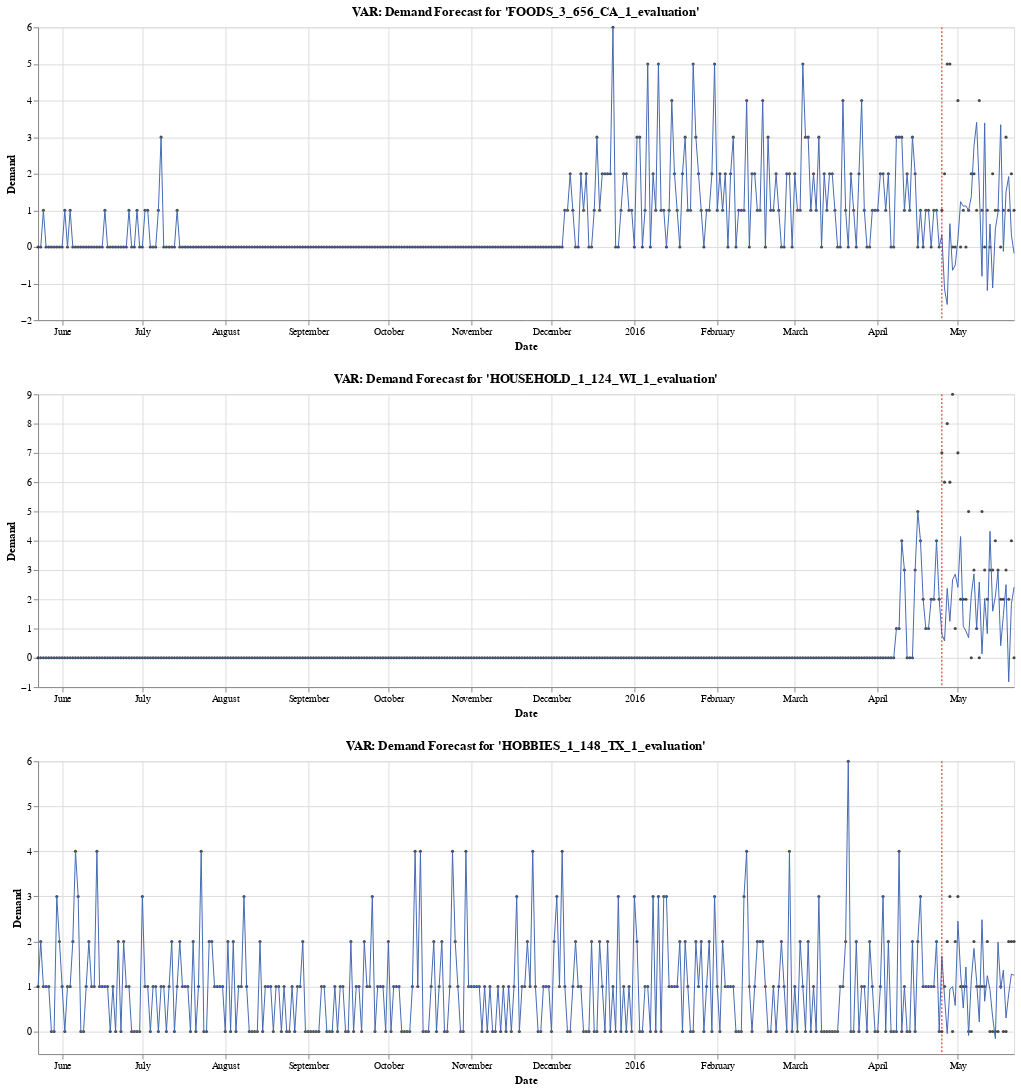

The cell this chart's notebook holds for it:
### Code cell
plot_indices = [2, 4, 8]
plots = []

for plot_index in plot_indices:
    plot_id = test_sampled_ids[plot_index]

    y = (df_train_eval[df_train_eval["id"] == plot_id].loc[:, date_names]).T
    y.columns = ["y"]
    y = calendar.merge(y, left_on="d", right_index=True)[["date", "y"]]
    y["time"] = pd.to_datetime(y["date"])

    source = y.merge(forecast[plot_id].to_dataframe(), how="left").drop(["date"], axis=1)

    p = plot_forecast(source, test_steps, plot_id=plot_id, model_name="VAR", start_date="2015-05-23")
    plots.append(p)
    
alt.VConcatChart(vconcat=plots)

### Figure 1 — Vega-Lite specification as saved in the notebook (floating-point values rounded to 4 significant figures; data arrays with more than 128 entries replaced by an {"elided": "..."} marker saying what was removed)
{"config": {"view": {"continuousWidth": 400, "continuousHeight": 300}}, "vconcat": [{"layer": [{"mark": {"type": "circle", "color": "#000000", "size": 10.0}, "encoding": {"tooltip": [{"type": "temporal", "field": "time"}, {"type": "quantitative", "field": "y"}], "x": {"type": "temporal", "axis": {"title": "Date"}, "field": "time"}, "y": {"type": "quantitative", "axis": {"title": "Demand"}, "field": "y"}}}, {"mark": {"type": "line", "color": "#4267B2", "size": 1.0}, "encoding": {"x": {"type": "temporal", "field": "time"}, "y": {"type": "quantitative", "field": "fcst"}}}, {"mark": {"type": "area", "color": "#4267B2", "opacity": 0.25}, "encoding": {"x": {"type": "temporal", "field": "time"}, "y": {"type": "quantitative", "field": "fcst_lower"}, "y2": {"field": "fcst_upper"}}}, {"data": {"name": "data-302bc33366dfe1498bc0394fc8325ea5"}, "mark": {"type": "rule", "color": "#FF0000", "size": 1.0, "strokeDash": [2, 2]}, "encoding": {"x": {"type": "temporal", "field": "time"}}}], "data": {"name": "data-55cc7016bdc53e64ac544f01fed8d7c3"}, "height": 300, "title": "VAR: Demand Forecast for 'FOODS_3_656_CA_1_evaluation'", "width": 1000}, {"layer": [{"mark": {"type": "circle", "color": "#000000", "size": 10.0}, "encoding": {"tooltip": [{"type": "temporal", "field": "time"}, {"type": "quantitative", "field": "y"}], "x": {"type": "temporal", "axis": {"title": "Date"}, "field": "time"}, "y": {"type": "quantitative", "axis": {"title": "Demand"}, "field": "y"}}}, {"mark": {"type": "line", "color": "#4267B2", "size": 1.0}, "encoding": {"x": {"type": "temporal", "field": "time"}, "y": {"type": "quantitative", "field": "fcst"}}}, {"mark": {"type": "area", "color": "#4267B2", "opacity": 0.25}, "encoding": {"x": {"type": "temporal", "field": "time"}, "y": {"type": "quantitative", "field": "fcst_lower"}, "y2": {"field": "fcst_upper"}}}, {"data": {"name": "data-302bc33366dfe1498bc0394fc8325ea5"}, "mark": {"type": "rule", "color": "#FF0000", "size": 1.0, "strokeDash": [2, 2]}, "encoding": {"x": {"type": "temporal", "field": "time"}}}], "data": {"name": "data-3412cdd3d99f07ee43557705cbe7b7a2"}, "height": 300, "title": "VAR: Demand Forecast for 'HOUSEHOLD_1_124_WI_1_evaluation'", "width": 1000}, {"layer": [{"mark": {"type": "circle", "color": "#000000", "size": 10.0}, "encoding": {"tooltip": [{"type": "temporal", "field": "time"}, {"type": "quantitative", "field": "y"}], "x": {"type": "temporal", "axis": {"title": "Date"}, "field": "time"}, "y": {"type": "quantitative", "axis": {"title": "Demand"}, "field": "y"}}}, {"mark": {"type": "line", "color": "#4267B2", "size": 1.0}, "encoding": {"x": {"type": "temporal", "field": "time"}, "y": {"type": "quantitative", "field": "fcst"}}}, {"mark": {"type": "area", "color": "#4267B2", "opacity": 0.25}, "encoding": {"x": {"type": "temporal", "field": "time"}, "y": {"type": "quantitative", "field": "fcst_lower"}, "y2": {"field": "fcst_upper"}}}, {"data": {"name": "data-302bc33366dfe1498bc0394fc8325ea5"}, "mark": {"type": "rule", "color": "#FF0000", "size": 1.0, "strokeDash": [2, 2]}, "encoding": {"x": {"type": "temporal", "field": "time"}}}], "data": {"name": "data-530c5e6d3a40247d12e358b0fb13cdca"}, "height": 300, "title": "VAR: Demand Forecast for 'HOBBIES_1_148_TX_1_evaluation'", "width": 1000}], "$schema": "https://vega.github.io/schema/vega-lite/v4.8.1.json", "datasets": {"data-55cc7016bdc53e64ac544f01fed8d7c3": {"elided": "366 records"}, "data-302bc33366dfe1498bc0394fc8325ea5": [{"time": "2016-04-25T00:00:00"}], "data-3412cdd3d99f07ee43557705cbe7b7a2": {"elided": "366 records"}, "data-530c5e6d3a40247d12e358b0fb13cdca": {"elided": "366 records"}}}
